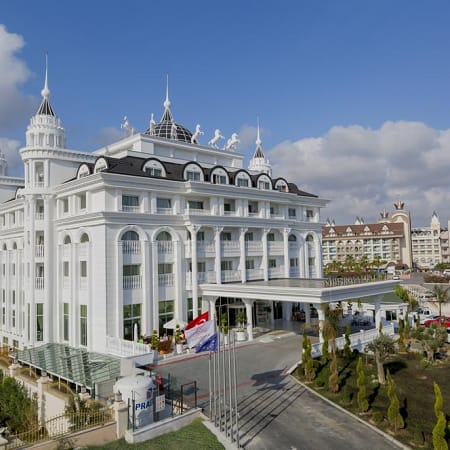
#> input picture OpenCV/Opencv documentations/OpenCV-Python Tutorials/Feature Detection and Description/ORB/simple.jpeg, 450 x 450 px
$ python ORB.py   (older library calls are emulated)
#> lines starting #> are read from the running program, lines starting #| are printed output that depends on the picture
import numpy as np
import cv2
from matplotlib import pyplot as plt

img = cv2.imread('simple.jpeg',0)
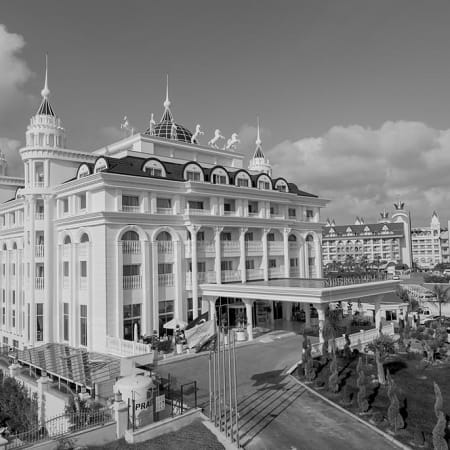
#> img: shape (450, 450); min 0, max 251, mean 127.5

# Initiate STAR detector
orb = cv2.ORB()

# find the keypoints with ORB
kp = orb.detect(img,None)
#> kp = 500 keypoints; strongest (x, y, size): (164, 325, 31), (194, 317, 31), (133, 338, 31), (79, 386, 31)

# compute the descriptors with ORB
kp, des = orb.compute(img, kp)

# draw only keypoints location,not size and orientation
img2 = cv2.drawKeypoints(img,kp,color=(0,255,0), flags=0)
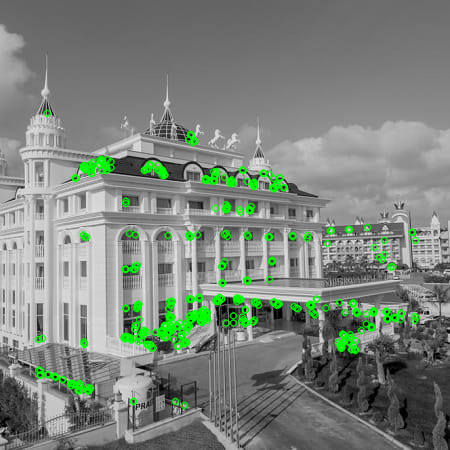
#> img2: shape (450, 450, 3); mean of channels 0, 1, 2 123.9, 132.3, 123.9; drawn as B, G, R
plt.imshow(img2),plt.show()
